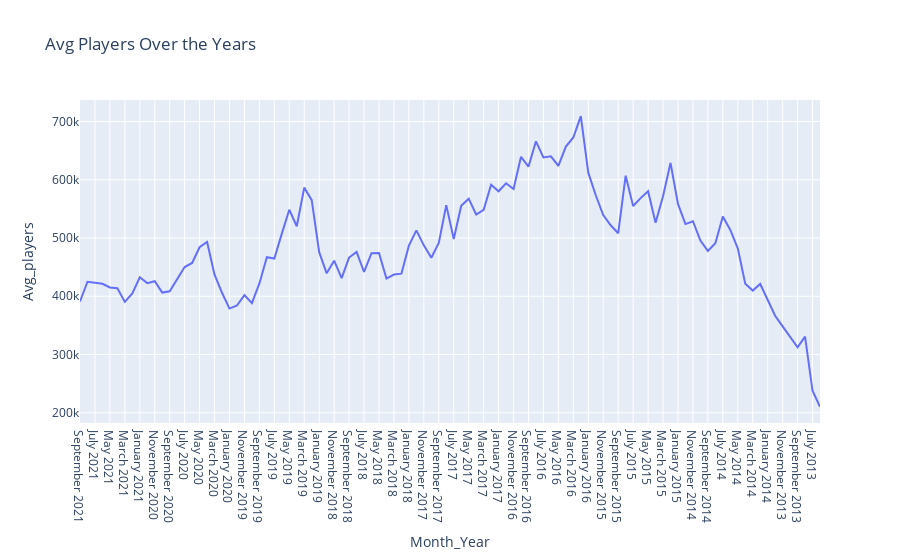

Notebook cell for this chart:
### Code cell
dota4 = px.line(dota3, x="Month_Year", y="Avg_players", title='Avg Players Over the Years')
dota.show()

### Figure 1 — Plotly figure (JSON) as saved in the notebook; plotly's stock layout.template omitted (floating-point values rounded to 4 significant figures)
{"data": [{"hovertemplate": "Month_Year=%{x}<br>Avg_players=%{y}<extra></extra>", "legendgroup": "", "line": {"color": "#636efa", "dash": "solid"}, "marker": {"symbol": "circle"}, "mode": "lines", "name": "", "orientation": "v", "showlegend": false, "type": "scatter", "x": ["September 2021", "August 2021", "July 2021", "June 2021", "May 2021", "April 2021", "March 2021", "February 2021", "January 2021", "December 2020", "November 2020", "October 2020", "September 2020", "August 2020", "July 2020", "June 2020", "May 2020", "April 2020", "March 2020", "February 2020", "January 2020", "December 2019", "November 2019", "October 2019", "September 2019", "August 2019", "July 2019", "June 2019", "May 2019", "April 2019", "March 2019", "February 2019", "January 2019", "December 2018", "November 2018", "October 2018", "September 2018", "August 2018", "July 2018", "June 2018", "May 2018", "April 2018", "March 2018", "February 2018", "January 2018", "December 2017", "November 2017", "October 2017", "September 2017", "August 2017", "July 2017", "June 2017", "May 2017", "April 2017", "March 2017", "February 2017", "January 2017", "December 2016", "November 2016", "October 2016", "September 2016", "August 2016", "July 2016", "June 2016", "May 2016", "April 2016", "March 2016", "February 2016", "January 2016", "December 2015", "November 2015", "October 2015", "September 2015", "August 2015", "July 2015", "June 2015", "May 2015", "April 2015", "March 2015", "February 2015", "January 2015", "December 2014", "November 2014", "October 2014", "September 2014", "August 2014", "July 2014", "June 2014", "May 2014", "April 2014", "March 2014", "February 2014", "January 2014", "December 2013", "November 2013", "October 2013", "September 2013", "August 2013", "July 2013", "June 2013"], "xaxis": "x", "y": [391100.0, 425000.0, 423200.0, 421500.0, 415100.0, 413800.0, 390400.0, 404800.0, 432700.0, 422600.0, 425900.0, 406400.0, 408600.0, 429700.0, 450200.0, 457200.0, 484200.0, 493300.0, 437100.0, 406000.0, 378900.0, 384200.0, 401900.0, 388400.0, 422000.0, 467100.0, 464800.0, 507500.0, 548500.0, 520200.0, 586500.0, 564900.0, 475700.0, 439400.0, 461100.0, 431200.0, 466500.0, 476100.0, 441700.0, 473900.0, 474300.0, 430300.0, 437300.0, 438800.0, 486900.0, 513100.0, 487400.0, 466100.0, 491500.0, 556500.0, 498400.0, 555300.0, 567500.0, 540300.0, 548400.0, 591600.0, 580300.0, 593900.0, 584300.0, 639400.0, 622600.0, 666000.0, 638200.0, 640200.0, 623800.0, 656900.0, 672600.0, 709200.0, 612200.0, 573300.0, 539500.0, 521900.0, 508200.0, 606900.0, 555000.0, 568400.0, 580300.0, 526100.0, 571700.0, 629000.0, 558500.0, 523900.0, 528800.0, 495700.0, 478000.0, 490900.0, 537000.0, 513800.0, 482400.0, 421700.0, 409800.0, 421100.0, 393900.0, 366600.0, 348200.0, 329700.0, 312400.0, 330700.0, 237800.0, 210200.0], "yaxis": "y"}], "layout": {"legend": {"tracegroupgap": 0}, "title": {"text": "Avg Players Over the Years"}, "xaxis": {"anchor": "y", "domain": [0.0, 1.0], "title": {"text": "Month_Year"}}, "yaxis": {"anchor": "x", "domain": [0.0, 1.0], "title": {"text": "Avg_players"}}}}
